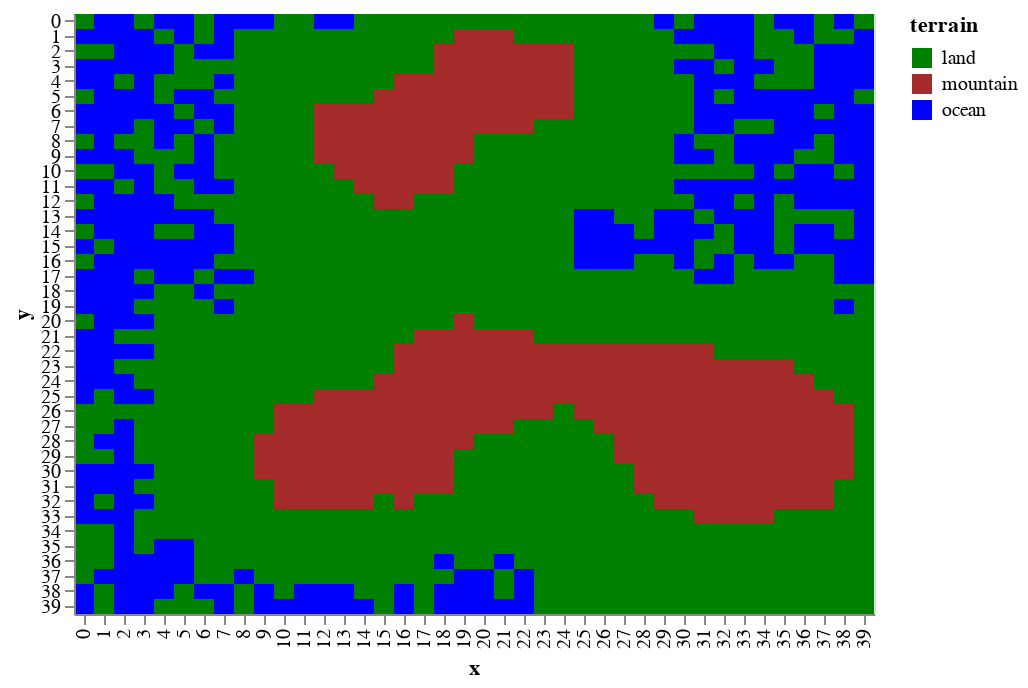

This figure's notebook cell:
### Markdown cell above
# The age of the ancients

the terrain and all of the natural features are formed in the first age. Mountains, rivers, lakes, forrests. Once the land has settle, the first cities appear.

### Code cell
draw.drawTerrainTypes(world.grid_elevation,world.landscape)

### Figure 1 — Vega-Lite specification as saved in the notebook (floating-point values rounded to 4 significant figures; data arrays with more than 128 entries replaced by an {"elided": "..."} marker saying what was removed)
{"$schema": "https://vega.github.io/schema/vega-lite/v2.6.0.json", "config": {"view": {"height": 300, "width": 400}}, "data": {"name": "data-549d7fd7b619326c6308a0c83a08a2eb"}, "datasets": {"data-549d7fd7b619326c6308a0c83a08a2eb": {"elided": "1600 records"}}, "encoding": {"color": {"field": "terrain", "scale": {"domain": ["land", "mountain", "ocean"], "range": ["green", "brown", "blue"]}, "type": "nominal"}, "x": {"field": "x", "type": "ordinal"}, "y": {"field": "y", "type": "ordinal"}}, "mark": "rect"}
